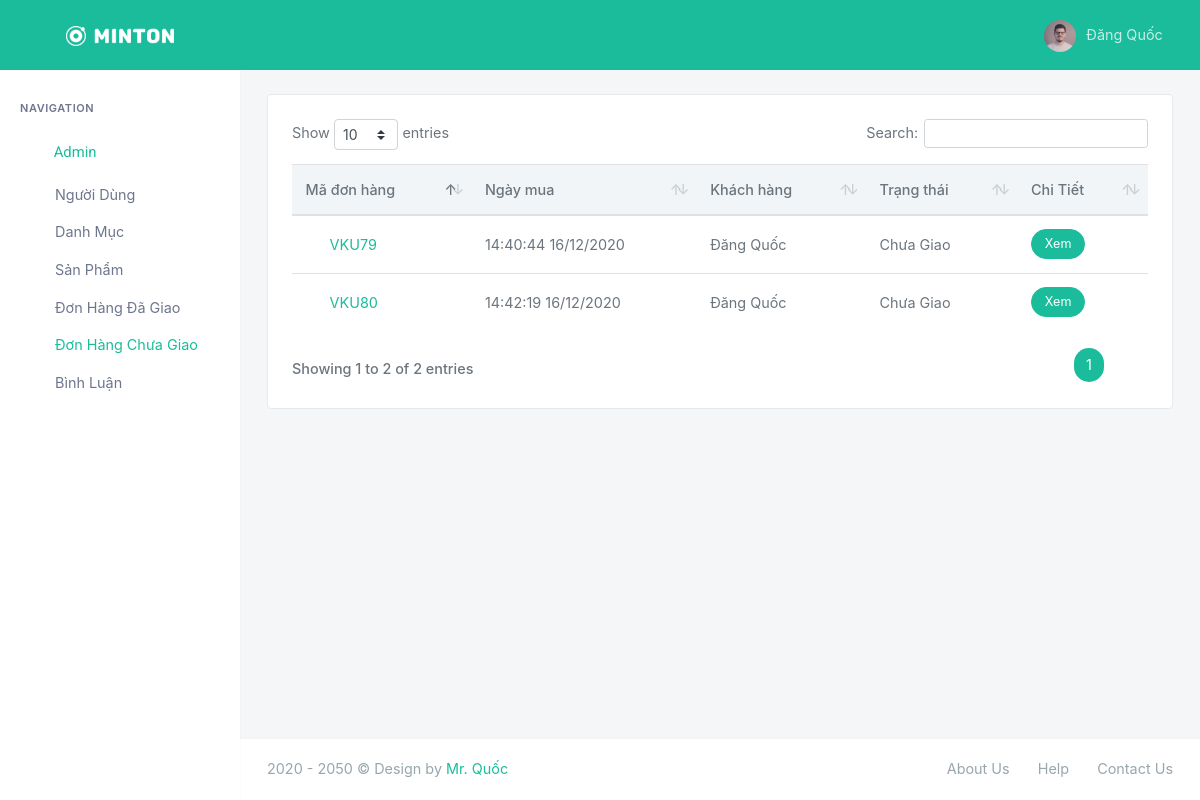
/donhangchuagiao.php (signed in), run on the app's committed database.
### tables this page shows
CREATE TABLE `users` (
  `ID_User` int(11) NOT NULL,
  `Email_User` varchar(100) NOT NULL,
  `Password_User` varchar(45) NOT NULL,
  `Image_User` varchar(77) NOT NULL,
  `Date_Join_User` datetime NOT NULL DEFAULT current_timestamp(),
  `Name_User` varchar(45) DEFAULT NULL,
  `Phone_User` varchar(12) NOT NULL,
  `Address_User` varchar(5000) NOT NULL,
  `Position` varchar(45) NOT NULL DEFAULT '1'
);

CREATE TABLE `order` (
  `ID_Order` int(11) NOT NULL,
  `ID_User` int(11) NOT NULL,
  `Address_User` varchar(255) NOT NULL,
  `Phone_User` varchar(255) NOT NULL,
  `Status_Order` varchar(255) NOT NULL,
  `Date_Order` varchar(255) NOT NULL,
  `Date_De` varchar(255) NOT NULL
);

### donhangchuagiao.php (the view, shortened to what this page needs)
<?php
include('layouts/header1.php');
?>
<div class="container-fluid mt-3">
    <div class="row">
        <div class="col-12">
            <div class="card">
                <div class="card-body">
                    <div class="table-responsive">
                        <table class="table table-hover m-0 table-centered dt-responsive nowrap w-100" cellspacing="0" id="tickets-table">
                            <thead class="thead-light">
                                <tr>
                                    <th>Mã đơn hàng</th>
                                    <th>Ngày mua</th>
                                    <th>Khách hàng</th>
                                    <th>Trạng thái</th>
                                    <th>Chi Tiết</th>
                                </tr>
                            </thead>
                            <tbody>
                                <?php
                                $Statement_Order = "SELECT * FROM `order`WHERE Status_Order = 'Chưa Giải Quyết' ";
                                $Query_Order = mysqli_query($conn, $Statement_Order);
                                while ($Display_Order = mysqli_fetch_assoc($Query_Order)){
                                    $Statement_Users = "SELECT * FROM users WHERE ID_User =".$Display_Order['ID_User'];
                                    $Query_Users = mysqli_query($conn, $Statement_Users);
                                    $Display_Users = mysqli_fetch_assoc($Query_Users);
                                    echo "<tr>
                                    <td><a href='javascript: void(0);' class='text-primary ml-3'>VKU".$Display_Order['ID_Order']."</a> </td>
                                    <td>$Display_Order[Date_Order]</td>
                                    <td>
                                    $Display_Users[Name_User]
                                    </td>
                                    <td>";
                                    if($Display_Order['Status_Order'] == "Chưa Giải Quyết"){
                                        echo "Chưa Giao";
                                    }
                                    else echo "Đã Giao";
                                echo "</td>";
                                echo "<td>
                                        <button type='button' class='btn btn-primary btn-sm btn-rounded' data-toggle='modal' data-target='.Modal$Display_Order[ID_Order]'>
                                            Xem
                                        </button>
                                    </td>
                                </tr>";
                                }
                                ?>
                            </tbody>
                        </table>
                    </div>
                </div>
            </div>
        </div>
    </div>
</div>
<?php
include('layouts/footer1.php');
?>

### layouts/header1.php (shortened to what this page needs)
<?php
    include("Connect.php");
    $Email_User = $_SESSION['Email_User'];
    $Statement_Users = "SELECT * FROM `users` WHERE Email_User= '$Email_User'";
    $Query_Users =mysqli_query($conn, $Statement_Users);
    $profile = mysqli_fetch_assoc($Query_Users);
?>
<!DOCTYPE html>
<html lang="en">
    <head>
        <link href="assets/libs/datatables/dataTables.bootstrap4.css" rel="stylesheet" type="text/css">
        <link href="assets/libs/datatables/responsive.bootstrap4.css" rel="stylesheet" type="text/css">
        <link href="assets/css/bootstrap.min.css" rel="stylesheet" type="text/css">
        <link href="assets/css/icons.min.css" rel="stylesheet" type="text/css">
        <link href="assets/css/app.min.css" rel="stylesheet" type="text/css">
    </head>
    <body>
        <div id="wrapper">
            <div class="navbar-custom">
                <ul class="list-unstyled topnav-menu float-right mb-0">
                    <li class="dropdown notification-list">
                        <a class="nav-link dropdown-toggle nav-user mr-0 waves-effect waves-light" data-toggle="dropdown" href="#" role="button" aria-haspopup="false" aria-expanded="false">
                            <img src="assets/img/users/avatar-1.jpg" alt="user-image" class="rounded-circle">
                            <span class="pro-user-name ml-1">
                            <?php echo $profile['Name_User']; ?> <i class="mdi mdi-chevron-down"></i>
                            </span>
                        </a>
                    </li>
                </ul>
                <div class="logo-box">
                    <a href="index.php" class="logo text-center">
                        <span class="logo-lg">
                            <img src="assets/img/logo-light.png" alt="" height="20">
                        </span>
                    </a>
                </div>
                <ul class="list-unstyled topnav-menu topnav-menu-left m-0">
                    <li>
                        <button class="button-menu-mobile waves-effect waves-light">
                            <i class="fe-menu"></i>
                        </button>
                    </li>
                </ul>
            </div>
            <div class="left-side-menu">
                <div class="slimscroll-menu">
                    <div id="sidebar-menu">
                        <ul class="metismenu" id="side-menu">
                            <li class="menu-title">Navigation</li>
                            <?php
                            if($profile['Position']== 2){
                                echo "<li>
                                <a href='javascript: void(0);' class='waves-effect'>
                                    <i class='remixicon-stack-line'></i>
                                    <span> Admin </span>
                                    <span class='menu-arrow'></span>
                                </a>
                                <ul class='nav-second-level' aria-expanded='false'>
                                    <li>
                                        <a href='user.php'>Người Dùng</a>
                                    </li>
                                    <li>
                                        <a href='danhmuc.php'>Danh Mục</a>
                                    </li>
                                    <li>
                                        <a href='sanpham.php'>Sản Phẩm</a>
                                    </li>
                                    <li>
                                        <a href='donhangdagiao.php'>Đơn Hàng Đã Giao</a>
                                    </li>
                                    <li>
                                        <a href='donhangchuagiao.php'>Đơn Hàng Chưa Giao</a>
                                    </li>
                                    <li>
                                        <a href='danhsachbinhluan.php'>Bình Luận</a>
                                    </li>
                                </ul>
                            </li>";
                            }
                            ?>
                        </ul>
                    </div>
                </div>
            </div>
            <div class="content-page">
                <div class="content">

### data on the page
users: Name_User "Đăng Quốc"
order: ID_Order "79", Date_Order "14:40:44 16/12/2020", users.Name_User "Đăng Quốc", Status_Order "Chưa Giao"
order: ID_Order "80", Date_Order "14:42:19 16/12/2020", users.Name_User "Đăng Quốc", Status_Order "Chưa Giao"
